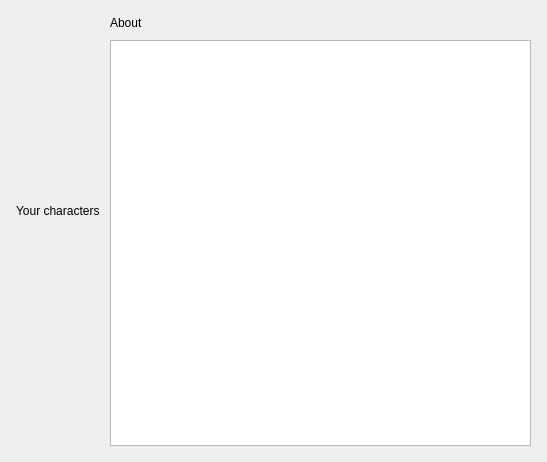
<?xml version="1.0" encoding="UTF-8"?>
<ui version="4.0">
 <class>CharacterMenu</class>
 <widget class="QWidget" name="CharacterMenu">
  <property name="geometry">
   <rect>
    <x>0</x>
    <y>0</y>
    <width>547</width>
    <height>462</height>
   </rect>
  </property>
  <property name="windowTitle">
   <string>Form</string>
  </property>
  <layout class="QVBoxLayout" name="verticalLayout">
   <item>
    <layout class="QHBoxLayout" name="horizontalLayout" stretch="3,2">
     <property name="spacing">
      <number>10</number>
     </property>
     <property name="sizeConstraint">
      <enum>QLayout::SetDefaultConstraint</enum>
     </property>
     <property name="leftMargin">
      <number>5</number>
     </property>
     <property name="topMargin">
      <number>5</number>
     </property>
     <property name="rightMargin">
      <number>5</number>
     </property>
     <property name="bottomMargin">
      <number>5</number>
     </property>
     <item>
      <layout class="QVBoxLayout" name="vertLayoutPersChoose" stretch="0,0,9">
       <item>
        <widget class="QLabel" name="LabelPerson">
         <property name="sizePolicy">
          <sizepolicy hsizetype="Preferred" vsizetype="Fixed">
           <horstretch>0</horstretch>
           <verstretch>0</verstretch>
          </sizepolicy>
         </property>
         <property name="baseSize">
          <size>
           <width>0</width>
           <height>0</height>
          </size>
         </property>
         <property name="text">
          <string>Your characters</string>
         </property>
        </widget>
       </item>
       <item>
        <spacer name="verticalSpacer">
         <property name="orientation">
          <enum>Qt::Vertical</enum>
         </property>
         <property name="sizeType">
          <enum>QSizePolicy::Preferred</enum>
         </property>
         <property name="sizeHint" stdset="0">
          <size>
           <width>20</width>
           <height>40</height>
          </size>
         </property>
        </spacer>
       </item>
       <item>
        <layout class="QGridLayout" name="gridLayoutPers">
         <property name="sizeConstraint">
          <enum>QLayout::SetMaximumSize</enum>
         </property>
        </layout>
       </item>
      </layout>
     </item>
     <item>
      <layout class="QVBoxLayout" name="vertLayoutDescription" stretch="0,0">
       <item>
        <widget class="QLabel" name="LabelAbout">
         <property name="sizePolicy">
          <sizepolicy hsizetype="Preferred" vsizetype="Fixed">
           <horstretch>0</horstretch>
           <verstretch>0</verstretch>
          </sizepolicy>
         </property>
         <property name="text">
          <string>About</string>
         </property>
        </widget>
       </item>
       <item>
        <widget class="QTextBrowser" name="textDescription">
         <property name="sizePolicy">
          <sizepolicy hsizetype="Preferred" vsizetype="Preferred">
           <horstretch>0</horstretch>
           <verstretch>0</verstretch>
          </sizepolicy>
         </property>
         <property name="readOnly">
          <bool>true</bool>
         </property>
         <property name="overwriteMode">
          <bool>false</bool>
         </property>
        </widget>
       </item>
      </layout>
     </item>
    </layout>
   </item>
  </layout>
  <action name="actionCreate_New_Pers">
   <property name="text">
    <string>Create New Pers</string>
   </property>
   <property name="toolTip">
    <string>Create New Pers</string>
   </property>
  </action>
  <action name="actionDelete_Pers">
   <property name="text">
    <string>Delete Pers</string>
   </property>
  </action>
  <action name="actionEdit_Pers">
   <property name="text">
    <string>Edit Pers</string>
   </property>
   <property name="toolTip">
    <string>Edit Pers</string>
   </property>
  </action>
 </widget>
 <resources/>
 <connections/>
</ui>
